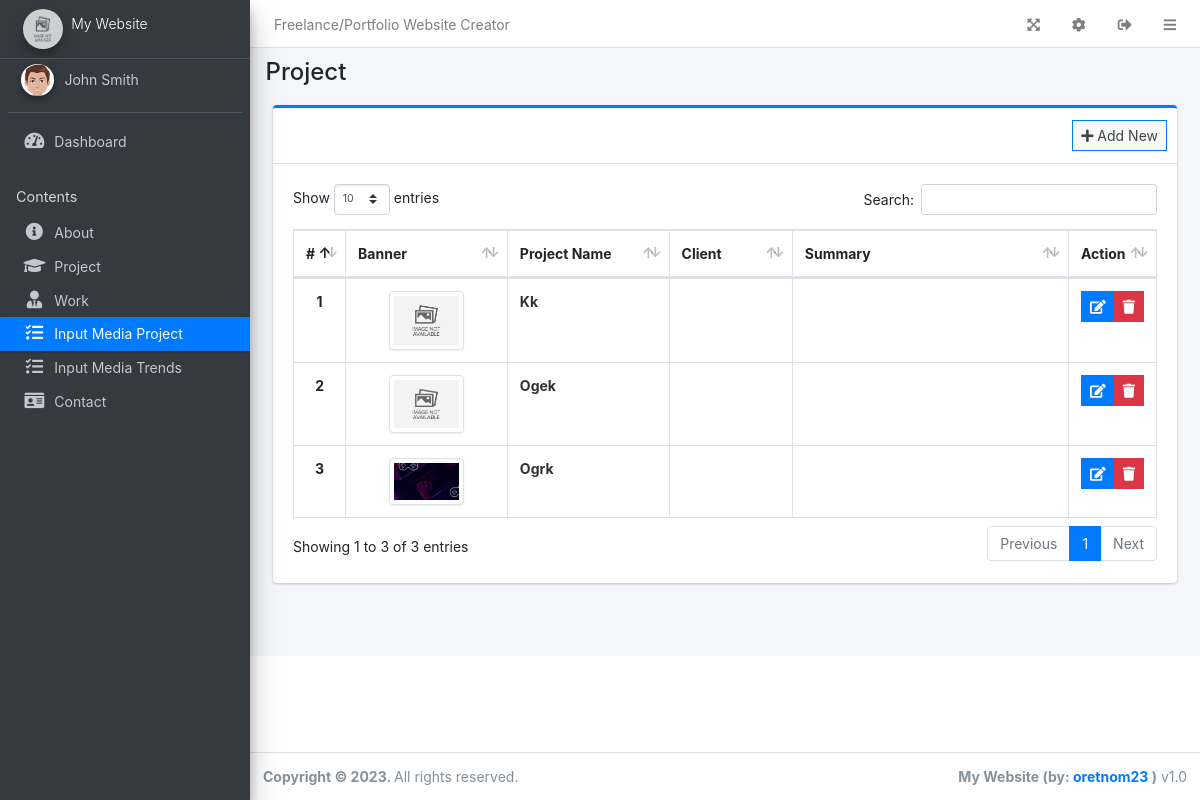
Page /admin/?page=project (signed in) on the earlier database version.
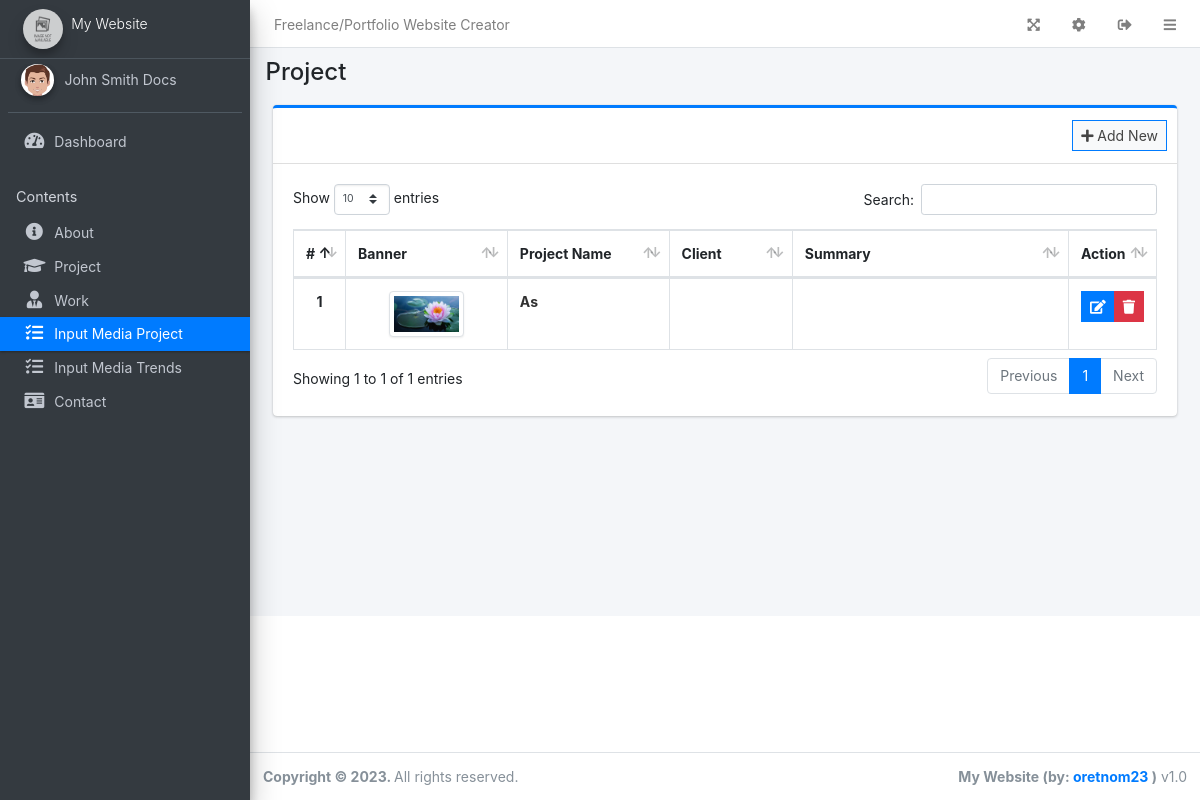
Same page on the later database version.
### tables this page shows
CREATE TABLE `project` (
  `id` int(30) NOT NULL,
  `name` text,
  `summary` text,
  `description` text,
  `banner` text,
  `client` text
);

### classes/DBConnection.php (called while the page is built, shortened)
<?php
class DBConnection{
    private $host = DB_SERVER;
    private $username = DB_USERNAME;
    private $password = DB_PASSWORD;
    private $database = DB_NAME;
    public $conn;
    public function __construct(){
        if (!isset($this->conn)) {
            $this->conn = new mysqli($this->host, $this->username, $this->password, $this->database);
        }
    }
}
?>

### classes/SystemSettings.php (called while the page is built, shortened)
<?php
class SystemSettings extends DBConnection{
	function userdata($field = ''){
		if(!empty($field)){
			if(isset($_SESSION['userdata'][$field]))
				return $_SESSION['userdata'][$field];
			else
				return null;
		}else{
			return false;
		}
	}
	function info($field=''){
		if(!empty($field)){
			if(isset($_SESSION['system_info'][$field]))
				return $_SESSION['system_info'][$field];
			else
				return false;
		}else{
			return false;
		}
	}
}
$_settings = new SystemSettings();
?>

### config.php (called while the page is built, shortened)
<?php
require_once('classes/DBConnection.php');
require_once('classes/SystemSettings.php');
function validate_image($file){
	if(!empty($file)){
		if(is_file(base_app.$file)){
			return base_url.$file;
		}else{
			return base_url.'dist/img/no-image-available.png';
		}
	}else{
		return base_url.'dist/img/no-image-available.png';
	}
}
?>

### admin/project/index.php (the view, shortened to what the changed rows need)
<div class="col-lg-12">
	<div class="card card-outline card-primary">
		<div class="card-header">
			<div class="card-tools">
				<a class="btn btn-block btn-sm btn-default btn-flat border-primary new_project" href="javascript:void(0)"><i class="fa fa-plus"></i> Add New</a>
			</div>
		</div>
		<div class="card-body">
			<table class="table tabe-hover table-bordered table-compact" id="list">
				<colgroup>
					<col width="5%">
					<col width="20%">
					<col width="20%">
					<col width="15%">
					<col width="35%">
					<col width="15%">
				</colgroup>
				<thead>
					<tr>
						<th class="text-center">#</th>
						<th>Banner</th>
						<th>Project Name</th>
						<th>Client</th>
						<th>Summary</th>
						<th>Action</th>
					</tr>
				</thead>
				<tbody>
					<?php
					$i = 1;
					$qry = $conn->query("SELECT * FROM `project` order by RAND() ");
					while($row= $qry->fetch_assoc()):
					?>
					<tr>
						<th class="text-center"><?php echo $i++ ?></th>
						<td><center><img src="<?php echo validate_image($row['banner']) ?>" class="banner-img img-thumbnail" alt=""></center></td>
						<td><b class="truncate-1"><?php echo ucwords($row['name']) ?></b></td>
						<td><b class="truncate-1"><?php echo ucwords($row['client']) ?></b></td>
						<td><small class="truncate-1"><?php echo $row['summary'] ?></small></td>
						<td class="text-center">
		                    <div class="btn-group">
		                        <a href="javascript:void(0)" data-id='<?php echo $row['id'] ?>' class="btn btn-primary btn-flat btn-sm manage_project">
		                          <i class="fas fa-edit"></i>
		                        </a>
		                        <button type="button" class="btn btn-danger btn-sm btn-flat delete_project" data-id="<?php echo $row['id'] ?>">
		                          <i class="fas fa-trash"></i>
		                        </button>
	                      </div>
						</td>
					</tr>
				<?php endwhile; ?>
				</tbody>
			</table>
		</div>
	</div>
</div>

### admin/inc/navigation.php (shortened to what the changed rows need)
<aside class="main-sidebar sidebar-dark-primary elevation-4">
  <a href="<?php echo base_url ?>admin" class="brand-link text-sm">
    <img src="<?php echo validate_image($_settings->info('logo')) ?>" alt="Store Logo" class="brand-image img-circle elevation-3" style="opacity: .8;width: 2.5rem;height: 2.5rem;max-height: unset">
    <span class="brand-text font-weight-light"><?php echo $_settings->info('short_name') ?></span>
  </a>
  <div class="sidebar os-host os-theme-light os-host-overflow os-host-overflow-y os-host-resize-disabled os-host-transition os-host-scrollbar-horizontal-hidden">
    <div class="os-padding">
      <div class="os-viewport os-viewport-native-scrollbars-invisible" style="overflow-y: scroll;">
        <div class="os-content" style="padding: 0px 8px; height: 100%; width: 100%;">
          <div class="user-panel mt-3 pb-3 mb-3 d-flex">
            <div class="info">
              <a href="<?php echo base_url ?>admin/?page=user" class="d-block"><?php echo ucwords($_settings->userdata('firstname') . ' ' . $_settings->userdata('lastname')) ?></a>
            </div>
          </div>
        </div>
      </div>
    </div>
  </div>
</aside>

Differences in the rows shown:
removed project: name "Kk"
removed project: name "Ogek"
removed project: banner (picture), name "Ogrk"
added project: banner (picture), name "As"
Other differences:
text written by a page script: "Show entries Search: Showing 1 to 3 of 3 entries Previous 1 Next" → "Show entries Search: Showing 1 to 1 of 1 entries Previous 1 Next"
text no longer shown: "John Smith"
text now shown: "John Smith Docs"
